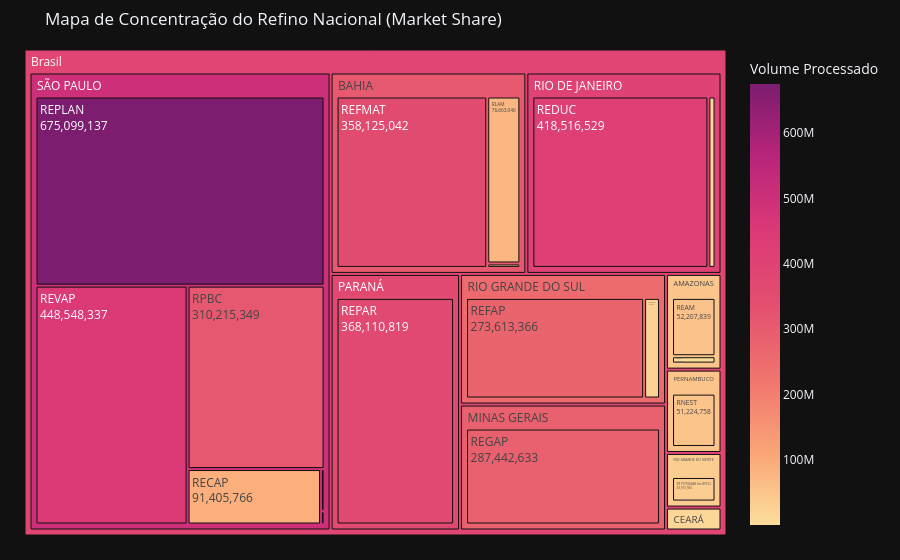

The notebook cell saved with this chart:
### Markdown cell above
##### Concentração Geográfica e Market Share (Treemap)
Mapeamento hierárquico do risco de concentração de capacidade. Identificação clara dos polos dominantes (Sudeste) e o peso individual de cada refinaria dentro de sua respectiva UF.

### Code cell
# Calculando a volumetria e removendo zeros para otimizar o algoritmo do Treemap
df_share = (
    df_ref.groupby(['uf', 'refinaria'])['processado']
      .sum()
      .reset_index()
)

df_share = df_share[df_share['processado'] > 0]

# Coluna formatada para PT-BR
df_share["processado_br"] = (
    df_share["processado"]
    .apply(fmt_br)
)

fig_tree = px.treemap(
    df_share,
    path=[px.Constant("Brasil"), 'uf', 'refinaria'],
    values='processado',
    custom_data=['processado_br'],
    title="Mapa de Concentração do Refino Nacional (Market Share)",
    color='processado',
    color_continuous_scale='Sunsetdark',
    template='plotly_dark'
)

fig_tree.update_traces(
    root_color="lightgrey",
    texttemplate="%{label}<br>%{value:,.0f}",
    hovertemplate=
    "<b>%{label}</b><br>" +
    "<b>Processado:</b> %{customdata[0]} m³<br>" +
    "<b>Participação:</b> %{percentParent:.2%}" +
    "<extra></extra>"
)

fig_tree.update_layout(
    margin=dict(t=50, l=25, r=25, b=25),
    hoverlabel=dict(
        bgcolor="rgba(0,0,0,0.9)",
        font_color="white",
        font_size=13
    ),
    coloraxis_colorbar=dict(
        title="Volume Processado"
    )
)

fig_tree.show()

### Figure 1 — Plotly figure (JSON) as saved in the notebook; plotly's stock layout.template omitted (floating-point values rounded to 4 significant figures)
{"data": [{"branchvalues": "total", "customdata": [["52.207.839,00", 52207839], ["6.609.821,00", 6609821], ["2.028.640,00", 2028640], ["358.125.042,00", 358125042], ["76.663.046,00", 76663046], ["14.089.204,00", 14089204], ["287.442.633,00", 287442633], ["368.110.819,00", 368110819], ["51.224.758,00", 51224758], ["16.887.914,00", 16887914], ["418.516.529,00", 418516529], ["33.551.941,00", 33551941], ["273.613.366,00", 273613366], ["24.462.348,00", 24462348], ["91.405.766,00", 91405766], ["675.099.137,00", 675099137], ["448.548.337,00", 448548337], ["310.215.349,00", 310215349], ["576.955,00", 576955], ["1.821.287,00", 1821287], ["(?)", 47080000.0], ["(?)", 307100000.0], ["14.089.204,00", 14089204], ["287.442.633,00", 287442633], ["368.110.819,00", 368110819], ["51.224.758,00", 51224758], ["(?)", 402900000.0], ["33.551.941,00", 33551941], ["(?)", 253200000.0], ["(?)", 498500000.0], ["(?)", 390600000.0]], "domain": {"x": [0, 1], "y": [0, 1]}, "hovertemplate": "<b>%{label}</b><br><b>Processado:</b> %{customdata[0]} m³<br><b>Participação:</b> %{percentParent:.2%}<extra></extra>", "ids": ["Brasil/AMAZONAS/REAM", "Brasil/AMAZONAS/REMAN", "Brasil/BAHIA/DAX OIL", "Brasil/BAHIA/REFMAT", "Brasil/BAHIA/RLAM", "Brasil/CEARÁ/LUBNOR", "Brasil/MINAS GERAIS/REGAP", "Brasil/PARANÁ/REPAR", "Brasil/PERNAMBUCO/RNEST", "Brasil/RIO DE JANEIRO/MANGUINHOS", "Brasil/RIO DE JANEIRO/REDUC", "Brasil/RIO GRANDE DO NORTE/3R POTIGUAR (ex-RPCC)", "Brasil/RIO GRANDE DO SUL/REFAP", "Brasil/RIO GRANDE DO SUL/RIOGRANDENSE", "Brasil/SÃO PAULO/RECAP", "Brasil/SÃO PAULO/REPLAN", "Brasil/SÃO PAULO/REVAP", "Brasil/SÃO PAULO/RPBC", "Brasil/SÃO PAULO/SSOIL", "Brasil/SÃO PAULO/UNIVEN", "Brasil/AMAZONAS", "Brasil/BAHIA", "Brasil/CEARÁ", "Brasil/MINAS GERAIS", "Brasil/PARANÁ", "Brasil/PERNAMBUCO", "Brasil/RIO DE JANEIRO", "Brasil/RIO GRANDE DO NORTE", "Brasil/RIO GRANDE DO SUL", "Brasil/SÃO PAULO", "Brasil"], "labels": ["REAM", "REMAN", "DAX OIL", "REFMAT", "RLAM", "LUBNOR", "REGAP", "REPAR", "RNEST", "MANGUINHOS", "REDUC", "3R POTIGUAR (ex-RPCC)", "REFAP", "RIOGRANDENSE", "RECAP", "REPLAN", "REVAP", "RPBC", "SSOIL", "UNIVEN", "AMAZONAS", "BAHIA", "CEARÁ", "MINAS GERAIS", "PARANÁ", "PERNAMBUCO", "RIO DE JANEIRO", "RIO GRANDE DO NORTE", "RIO GRANDE DO SUL", "SÃO PAULO", "Brasil"], "marker": {"coloraxis": "coloraxis", "colors": [52210000.0, 6610000.0, 2029000.0, 358100000.0, 76660000.0, 14090000.0, 287400000.0, 368100000.0, 51220000.0, 16890000.0, 418500000.0, 33550000.0, 273600000.0, 24460000.0, 91410000.0, 675100000.0, 448500000.0, 310200000.0, 577000.0, 1821000.0, 47080000.0, 307100000.0, 14090000.0, 287400000.0, 368100000.0, 51220000.0, 402900000.0, 33550000.0, 253200000.0, 498500000.0, 390600000.0]}, "name": "", "parents": ["Brasil/AMAZONAS", "Brasil/AMAZONAS", "Brasil/BAHIA", "Brasil/BAHIA", "Brasil/BAHIA", "Brasil/CEARÁ", "Brasil/MINAS GERAIS", "Brasil/PARANÁ", "Brasil/PERNAMBUCO", "Brasil/RIO DE JANEIRO", "Brasil/RIO DE JANEIRO", "Brasil/RIO GRANDE DO NORTE", "Brasil/RIO GRANDE DO SUL", "Brasil/RIO GRANDE DO SUL", "Brasil/SÃO PAULO", "Brasil/SÃO PAULO", "Brasil/SÃO PAULO", "Brasil/SÃO PAULO", "Brasil/SÃO PAULO", "Brasil/SÃO PAULO", "Brasil", "Brasil", "Brasil", "Brasil", "Brasil", "Brasil", "Brasil", "Brasil", "Brasil", "Brasil", ""], "root": {"color": "lightgrey"}, "texttemplate": "%{label}<br>%{value:,.0f}", "type": "treemap", "values": [52210000.0, 6610000.0, 2029000.0, 358100000.0, 76660000.0, 14090000.0, 287400000.0, 368100000.0, 51220000.0, 16890000.0, 418500000.0, 33550000.0, 273600000.0, 24460000.0, 91410000.0, 675100000.0, 448500000.0, 310200000.0, 577000.0, 1821000.0, 58820000.0, 436800000.0, 14090000.0, 287400000.0, 368100000.0, 51220000.0, 435400000.0, 33550000.0, 298100000.0, 1528000000.0, 3511000000.0]}], "layout": {"coloraxis": {"colorbar": {"title": {"text": "Volume Processado"}}, "colorscale": [[0, "rgb(252, 222, 156)"], [0.1667, "rgb(250, 164, 118)"], [0.3333, "rgb(240, 116, 110)"], [0.5, "rgb(227, 79, 111)"], [0.6667, "rgb(220, 57, 119)"], [0.8333, "rgb(185, 37, 122)"], [1, "rgb(124, 29, 111)"]]}, "hoverlabel": {"bgcolor": "rgba(0,0,0,0.9)", "font": {"color": "white", "size": 13}}, "legend": {"tracegroupgap": 0}, "margin": {"b": 25, "l": 25, "r": 25, "t": 50}, "title": {"text": "Mapa de Concentração do Refino Nacional (Market Share)"}}}
